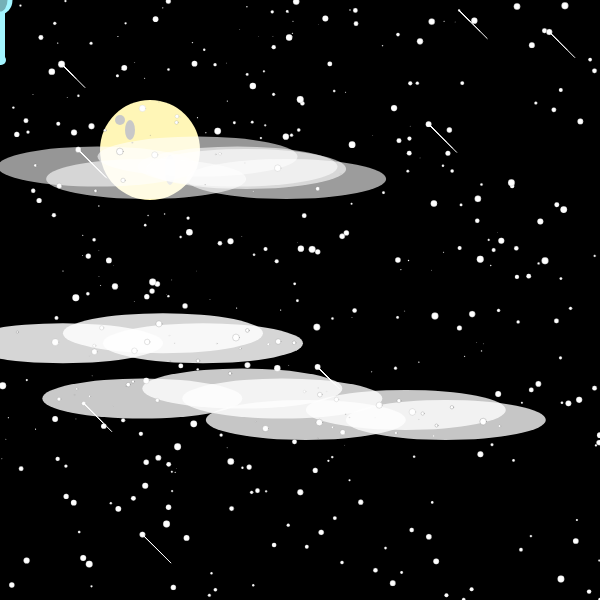
Frame 1 (no input)
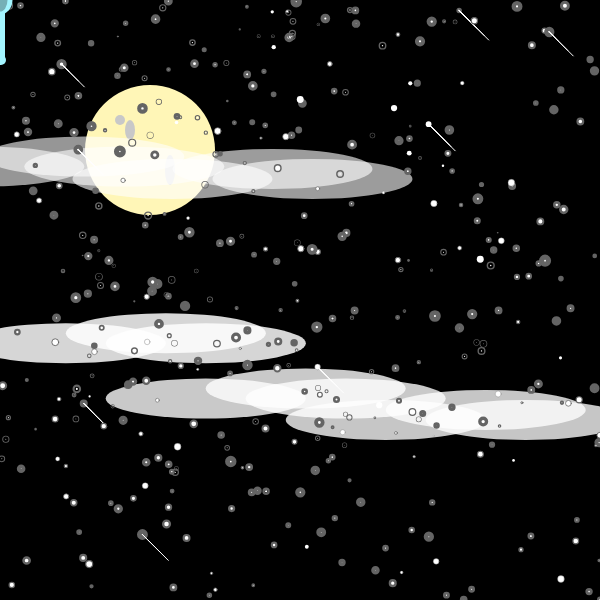
Frame 60 (no input)
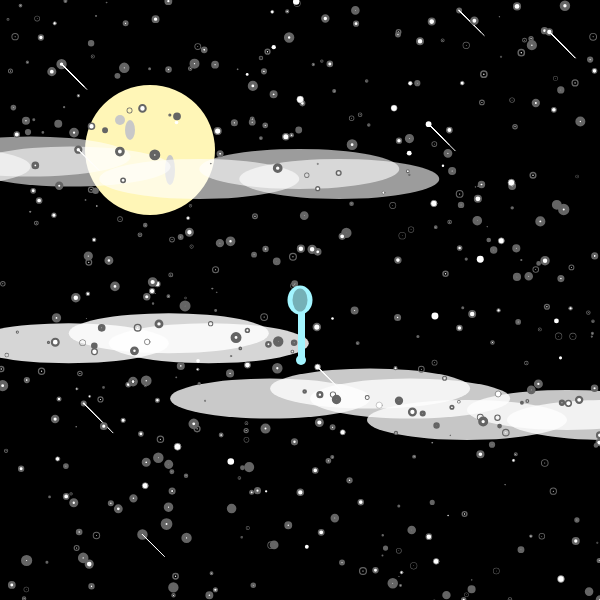
Frame 120 (the mouse pressed at the canvas centre since frame 60)

The p5.js sketch that drew these frames (run headless with seeded random() and noise() and a simulated clock; from frame 60 on, the mouse is pressed at the canvas centre):

// p5.js sketch
// ── sketch.js
let mooning;
let spooning;

const NUM_STAR = 300;
const NUM_CLOUDS = 5;
let starStuff = {
  wow:[], 
  x: [],
  y: []
};

let starMove = {
  mow: []
};

let cloudStuff = {
  clouds:[],
  x:[],
  y:[]
};

function setup() {
  createCanvas(600, 600);
  ellipseMode(CENTER);
  mooning = new moon();
  spooning = new spoon();
  initialStars();
  initialClouds();
}

function draw() {
  background(0);
  mooning.show();
  mooning.rolled();
  showClouds();
  showStars();
  
  spooning.show();
  console.log(mooning.circleSize);
}

function initialStars() {
    for (i=0; i<NUM_STAR; i+=1){
      //static stars
      starStuff.x[i] = random(width);
      starStuff.y[i] = random(height);
      starStuff.wow[i] = new stars(starStuff.x[i],starStuff.y[i])
      
      //moving stars
      starMove.mow[i] = new movingStars(random(-300,500),random(-300,500))
  }
}

function initialClouds() {
  //random clouds
  for (h=0;h<NUM_CLOUDS; h+=1){
    cloudStuff.x[h] = random(width);
    cloudStuff.y[h] = random(0,500);
    cloudStuff.clouds[h] = new cloud(cloudStuff.x[h],cloudStuff.y[h])
  }
}

function showStars() {
  for (i=0; i<NUM_STAR; i+=1){
  	starStuff.wow[i].show();
    starMove.mow[i].show();
    
    //constellations
    if(i%40==0) {
      stroke(255);
      strokeWeight(1);
      for (oh=0;oh<30;oh+=random(10)) {
      	line(starStuff.x[i],starStuff.y[i],starStuff.x[i]+oh,starStuff.y[i]+oh);
      }
    }
  }
}

function showClouds() {
  for (h=0; h<NUM_CLOUDS; h+=1){
  	cloudStuff.clouds[h].show();
    cloudStuff.clouds[h].update();
  }
}
// ── cloud.js
class cloud {
  constructor(x,y) {
    this.x = x;
    this.y = y;
    this.SIZEX = 200;
    this.speedx = random(-2,2);
    this.transparency = random(150,255);
  }
  show() {
    noStroke();
    fill(255,this.transparency);
    ellipse(this.x,this.y,this.SIZEX,40);
    ellipse(this.x+40,this.y+10,this.SIZEX,40);
    ellipse(this.x-100,this.y+10,this.SIZEX,40);
  }
  update() {
    this.x = this.x + this.speedx;
    this.updateSpeed();
  }
  updateSpeed() {
    let radius = this.SIZEX/2;
    if (this.x < radius-100 || this.x > width-radius+100) {
      this.speedx = -this.speedx;
    }
  }
}
// ── moon.js
class moon {

  constructor() {
    this.width = width/4;
    this.height = height/4;
    this.circleSize = 100;
  }
  show() {
    noStroke();
    fill(255, 246, 183);
    ellipse(this.width, this.height, this.circleSize, this.circleSIze);
    fill(200);
    ellipse(this.width - 30, this.height - 30, 10, 10);
    ellipse(this.width + 20, this.height + 20, 10, 30);
    ellipse(this.width - 20, this.height - 20, 10, 20);
  }

  rolled() {
    let d = dist(mouseX, mouseY, this.width, this.height);
    if (d<50 && d>40) {
      this.circleSize = 100;
    }
    else if (d<40 && d>30) {
      this.circleSize = 80;
    }
    else if (d<30 && d>20) {
      this.circleSize = 60;
    }
    else if(d<20) {
      this.cake();
    }
    else {
      this.circleSize = 130;
    }
  }

  cake() {
  	let o, m, g;
  	let x = this.width - 20;
    let y = this.height - 15;
		
    fill(0);
		ellipse(width/4, height/4, 131,131);
    //last layer
    fill(252, 228, 196);
    for (o = 0; o < 10; o++) {
      triangle(x, y + 15 + o, x + 50, y + 15 + o, x + 9, y + 15 + 15 + o);
    }
    //middle layer
    fill(255);
    for (m = 0; m < 5; m++) {
      triangle(x, y + 10 + m, x + 50, y + 10 + m, x + 9, y + 15 + 10 + m);
    }
    //first layer
    fill(252, 228, 196);
    for (g = 0; g < 10; g++) {
      triangle(x, y + g, x + 50, y + g, x + 9, y + 15 + g);
    }
    //top
    fill(255);
    triangle(x, y, x + 50, y, x + 9, y + 15);
    //strawberry
    fill(255, 0, 0);
    ellipse(x + 15, y + 3, 12, 16);
    //strawberry-tip
    noStroke();
    fill(0, 255, 0);
    rect(x + 15, y - 5, 1.5, 5);
    //rect(x+12,y-5,1.5,5);
    //frosting
    fill(238);
    ellipse(x + 4, y - 1, 12, 12);
    fill(247);
    ellipse(x + 7, y + 3, 12, 12);
    fill(255);
    ellipse(x + 10, y + 8, 12, 12);
  }
}
// ── movingStars.js
class movingStars {
  constructor(xAdd,yAdd) {
    this.xAdd = xAdd;
    this.yAdd = yAdd;
    this.hax = mouseX + xAdd;
    this.hay = mouseY;
    this.size = random(0.5,1.5);
    
    this.weight = random(2);
    this.finalWeight = 0;
  }
  show() {
    stroke(100);
    this.twinkle();
    fill(255);
    this.boundaries();
  }
  boundaries() {
    if (mouseX <= 50) {
      ellipse(this.hax,mouseY + this.yAdd,this.size,this.size);
    } 
    else if (mouseX >= 500) {
      ellipse(width-this.hax,mouseY + this.yAdd,this.size,this.size);
    }
    else {
      ellipse(mouseX + this.xAdd,mouseY + this.yAdd,this.size,this.size);
    }
  }
  twinkle() {
    this.finalWeight = this.finalWeight + this.weight*0.1;
    strokeWeight(this.finalWeight);
    this.updateTwinkle();
  }
  updateTwinkle() {
    let stopShining = 7;
    if (this.finalWeight > stopShining || this.finalWeight <= 0) {
      this.weight = -this.weight;
    }
  }
}

//star objects - class tiny 
//twinkling - transparency 
//follows around mouse 

//functions (rollover, mousePressed, scatter)
//maybe after 10 seconds they spell out a message 
// ── spoon.js
class spoon {
  show() {
  noStroke();
  fill(163, 245, 255);
  ellipse(mouseX, mouseY,25,29);
  rect(mouseX-2,mouseY,7,60);
  ellipse(mouseX+1,mouseY+60,10,10);
  fill(117, 176, 183);
  ellipse(mouseX, mouseY,15,23);
  }
}
// ── stars.js
class stars {
  constructor(x,y) {
    this.x = x;
    this.y = y;

    this.size = random(2,7);
    
    this.weight = random(1,3);
    this.finalWeight = 0;
  }
  show() {
    stroke(100);
    this.twinkle();
    fill(255);
    ellipse(this.x,this.y,this.size,this.size);
  }
  twinkle() {
    this.finalWeight = this.finalWeight + this.weight*0.1;
    strokeWeight(this.finalWeight);
    this.updateTwinkle();
  }
  updateTwinkle() {
    let stopShining = 5;
    if (this.finalWeight > stopShining || this.finalWeight <= 0) {
      this.weight = -this.weight;
    }
  }
}

//star objects - class tiny 
//twinkling - transparency 
//follows around mouse 

//functions (rollover, mousePressed, scatter)
//maybe after 10 seconds they spell out a message 
